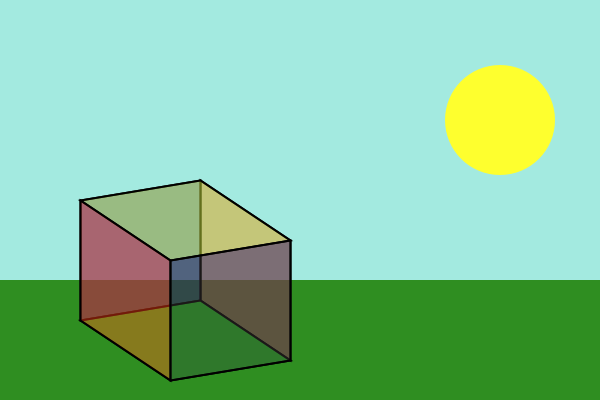
Frame 1 (no input)
Frame 60 (the mouse pressed at the canvas centre just before this capture): identical to frame 1, image omitted
Frame 120 (the mouse held since frame 60 and released just before this capture): identical to frame 1, image omitted

The Processing sketch that drew this single still picture (run headless with seeded random() and noise(); from frame 60 on, the mouse is pressed at the canvas centre):

// Processing sketch: ColourQuad
// ── ColourQuad.pde
void setup() { //I'm executing the initial code to create my drawing. I needed the setup() function in order to have my draw() function work, later on
  size(600, 400); //window viewport size
  background(#A3EAE0); //color for sky

  noStroke(); //We want our following shapes to have no outlines (strokes)

  //grass
  fill(#2F8E21); //fill color for grass surface
  rect(0, 280, 600, 120); //grass size and position values

  //sun
  fill(#FEFF2E); //fill color for sun
  ellipse(500, 120, 110, 110); //sun size and position values

  //square
  stroke(#000000); //black outlines
  strokeWeight(2); //width (weight) of the outlines

  //The following quads indicate each face of the cube, with the fill being the coloration
  fill(209, 80, 119, 120);
  quad(200, 300, 290, 360, 290, 240, 200, 180);
  
  fill(33, 38, 155, 120);
  quad(80, 320, 200, 300, 200, 180, 80, 200);
  
  fill(27, 227, 39, 120);
  quad(80, 320, 170, 380, 290, 360, 200, 300);
  
  fill(210, 237, 60, 120);
  quad(80, 200, 170, 260, 290, 240, 200, 180);
  
  fill(242, 55, 22, 120);
  quad(80, 320, 170, 380, 170, 260, 80, 200);
  
  fill(57, 51, 50, 120);
  quad(170, 380, 290, 360, 290, 240, 170, 260);
  
  save("homework1.jpg"); //I'm using this to save the final image as a jpg file
  //I realize there's a 3D box() method, but I'm sticking with 2D primitives for the sake of the assignment
}

void draw() { //The draw function executes its code continuously
  println(mouseX); //I'm using this to find the X coordinates for the vertices of my square
  println(mouseY); //I'm using this to find the Y coordinates for the vertices of my square
}
